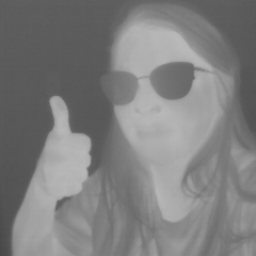
#> input picture fusion/images/17_0.png, 256 x 256 px
$ jupyter execute fusion_test.ipynb
#> lines starting #> are read from the running program, lines starting #| are printed output that depends on the picture
[cell 1]
import os
import cv2
import numpy as np
import matplotlib.pyplot as plt
from matplotlib import gridspec
from IPython.display import Image

[cell 2]
class exposureFusion:
    def __init__(self, weightParam, nlev):

        # read images and save them as a stack
#> called with weightParam = array of shape (3,), nlev = 8
        path = os.getcwd() + "/images/"

        filenames = ["17_0.png","17_1.png","17_2.png"]
        self.images = []

        for filename in filenames:
            im = cv2.imread(path+filename).astype(np.float32)/255.0
#> im: shape (256, 256, 3) float32; min 0.282, max 0.725, mean 0.496
            self.images.append(im)

        self.N = len(self.images) # the number of images
#> self.N = 3
        self.width  = len(self.images[0])
#> self.width = 256
        self.height = len(self.images[0][0])
#> self.height = 256
        self.weightParam = weightParam
        self.nlev = nlev # number of levels in image pyramids


    def showOriginalImages(self,figureSize):
        w_grid = self.width*(self.N+1)
        fig = plt.figure(constrained_layout=False,figsize=figureSize)
        gs = gridspec.GridSpec(self.height,w_grid,figure=fig)
        s1=0

        ax = fig.add_subplot(gs[:,0:self.width],aspect='equal')
        ax.imshow(cv2.cvtColor(self.images[0],cv2.COLOR_BGR2RGB))


        offset = 10
        for i in range(1,self.N):
            ax = fig.add_subplot(gs[:,self.width*i+offset*i:self.width*(i+1)+offset*i],aspect='equal')
            ax.imshow(cv2.cvtColor(self.images[i],cv2.COLOR_BGR2RGB))
            ax.set_xticks([])
            ax.set_yticks([])

            if i==self.N-3:
                ax.set_title('Original images',fontsize=20)

    def display_pyramid(self,pyrc,isColorImage):
        r = len(pyrc[0])
        c = len(pyrc[0][0])

        if isColorImage:
            Rpyr = np.ones((r,2*c,3),dtype=np.float32)
        else:
            Rpyr = np.ones((r,2*c),dtype=np.float32)

        offset = 0
        for l in range(self.nlev):
            r, c = len(pyrc[l]),len(pyrc[l][0])
            if isColorImage:
                Rpyr[0:r, offset:offset+c,:] = pyrc[l]
            else:
                Rpyr[0:r, offset:offset+c] = pyrc[l]
            offset += c

        fig = plt.figure(constrained_layout=False,figsize=(20,20))
        plt.imshow(Rpyr)


    def getContrastWeight(self): return self.contrast_para
    def getSaturationWeight(self): return self.sat_para
    def getExposurednessWeight(self): return self.wexp_para

    def ConstructWeightMap(self):
        self.contrast_para, self.sat_para, self.wexp_para = self.weightParam

        self.W = np.ones((self.N, self.width,self.height),dtype=np.float32)

        if self.contrast_para > 0:
            self.W = np.power(np.multiply(self.W, self.contrast()),self.contrast_para)

        if self.sat_para > 0:
            self.W = np.power(np.multiply(self.W, self.saturation()),self.sat_para)

        if self.wexp_para > 0:
            self.W = np.power(np.multiply(self.W, self.well_exposedness()),self.wexp_para)

        # normalize weight map, whose size will be (width,height,n_images)
        W_sum = self.W.sum(axis=0)
        self.W = np.divide(self.W, W_sum+1e-12)
        np.seterr(divide='ignore', invalid='ignore')


    def contrast(self):
        C = np.zeros((self.N, self.width,self.height),dtype=np.float32)
        kernel = np.array([[0,1,0], [1,-4,1], [0,1,0]],dtype = np.float32)
        for i in range(self.N):
            mono = cv2.cvtColor(self.images[i], cv2.COLOR_RGB2GRAY)
            C[i] = abs(cv2.filter2D(mono,-1,kernel))
        return C

    def saturation(self):
        S = np.zeros((self.N,self.width,self.height),dtype=np.float32)
        for i in range(self.N):
            # saturation is computed as the standard deviation of the color channels
            B, G, R = cv2.split(self.images[i])
            S[i]=np.std([B,G,R],axis=0)

        return S

    def well_exposedness(self):
        sig = .2;
        sig2 = sig*sig
        E = np.zeros((self.N,self.width,self.height),dtype=np.float32)
        for i in range(self.N):
            b, g, r = cv2.split(self.images[i])
            R = np.exp(-0.5*np.power(r-0.5,2)/sig2)
            G = np.exp(-0.5*np.power(g-0.5,2)/sig2)
            B = np.exp(-0.5*np.power(b-0.5,2)/sig2)
            E[i] = np.multiply(R,np.multiply(G,B))
        return E

    def gaussianPyrWeightMap(self,W_k):
        WC = W_k.copy()
        pyrW = [WC]
        for i in range(1,self.nlev):
            WC = cv2.pyrDown(cv2.GaussianBlur(WC, (3, 3), 0) )
            pyrW.append(WC)

        return pyrW

    def laplacianPyrImage(self,I):
        pyrL =[]

        J = I.copy()
        for i in range(0,self.nlev-1):

            src = cv2.GaussianBlur(J, (3, 3), 0)
            I = cv2.pyrDown(src)
            GAU  = cv2.pyrUp(I)
            temp = cv2.resize(GAU,(J.shape[:2][1],J.shape[:2][0]))
            L = cv2.subtract(J,temp)

            pyrL.append(L)
            J = I.copy()

        pyrL.append(I)
        return pyrL

    def multiresolution_blending(self):
        # this function is to get the Laplacian pyramid eq.3

        # initialize image pyramid for reconstruction
        w,h = self.width, self.height
#> w = 256; h = 256
        self.pyr = [np.zeros((w,h,3),dtype=np.float32)]
        for _ in range(self.nlev):
            w = int(np.ceil(w/2))
            h = int(np.ceil(h/2))
            self.pyr.append(np.zeros((w,h,3),dtype=np.float32))
#> this loop made 8 passes
#> (w, h) on passes 1 to 8: (128, 128), (64, 64), (32, 32), (16, 16), (8, 8), (4, 4), (2, 2), (1, 1)
#> after the loop, self.pyr = 9 items

        # construct the image pyramid
        for i in range(self.N):
            pyrW = self.gaussianPyrWeightMap(self.W[i])
            pyrI = self.laplacianPyrImage(self.images[i])

            for l in range(self.nlev):
                r,c = len(pyrW[l]), len(pyrW[l][0])
                b = np.zeros((r,c,3),dtype=np.float32)

                b[:,:,0]= pyrW[l]
                b[:,:,1]= pyrW[l]
                b[:,:,2]= pyrW[l]

                self.pyr[l] += np.multiply(b,pyrI[l])

    def process(self):
        # proceed multiresolution blending with Laplacian pyramid by eq.4
        self.ConstructWeightMap()
        self.multiresolution_blending()
        self.R = self.pyr[self.nlev-1].copy()

        for l in range(self.nlev-2,-1,-1):
            GE = cv2.pyrUp(self.R)
            temp = cv2.resize(GE,(self.pyr[l].shape[:2][1],self.pyr[l].shape[:2][0]))
            self.R = self.pyr[l] + temp

    def displayOutputImage(self,figureSize,title):
        fig = plt.figure(constrained_layout=False,figsize=figureSize)
        ax = fig.add_subplot(111)
        ax.set_title(title, fontdict={'fontsize': 20, 'fontweight': 'medium'})
        plt.imshow(cv2.cvtColor(self.R,cv2.COLOR_BGR2RGB))

[cell 3]
# only by contrast weight map
weightParam = np.array([1,0,0],dtype=np.float32)
mergeMertens_con= exposureFusion(weightParam,nlev=8)
mergeMertens_con.process()

# only by saturation weight map
weightParam = np.array([0,1,0],dtype=np.float32)
#> weightParam = [0, 1, 0]
mergeMertens_sat= exposureFusion(weightParam,nlev=8)
mergeMertens_sat.process()
#> the loop in multiresolution_blending (call 2), `for _ in range(self.nlev):` made 8 passes
#> after the loop in process (call 2), `for l in range(self.nlev-2,-1,-1):`:
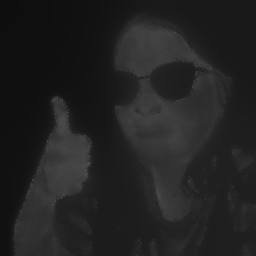
#> self.R: shape (256, 256, 3) float32; min 0.0582, max 0.303, mean 0.134

# only by exposedness weight map
weightParam = np.array([0,0,1],dtype=np.float32)
#> weightParam = [0, 0, 1]
mergeMertens_exp= exposureFusion(weightParam,nlev=8)
mergeMertens_exp.process()
#> in ConstructWeightMap (call 3), `self.contrast_para, self.sat_para, self.wexp_para = self.weightParam`: self.sat_para = 0; self.wexp_para = 1
#> in ConstructWeightMap (call 3), `W_sum = self.W.sum(axis=0)`:
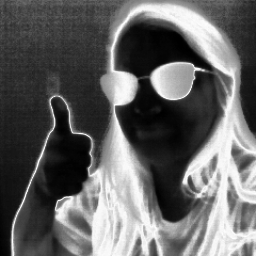
#> W_sum: shape (256, 256) float32; min 0.151, max 3, mean 1.27; drawn with min black and max white
#> the loop in multiresolution_blending (call 3), `for i in range(self.N):` made 3 passes
#> pass 1, in gaussianPyrWeightMap (call 7), `WC = W_k.copy()`:
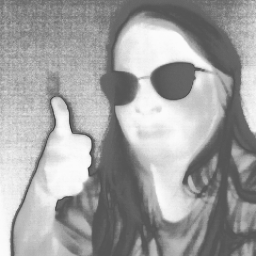
#> WC: shape (256, 256) float32; min 0.279, max 0.989, mean 0.634

# by all of three quality measures
weightParam = np.array([1,1,1],dtype=np.float32)
#> weightParam = [1, 1, 1]
mergeMertens_all= exposureFusion(weightParam,nlev=8)
mergeMertens_all.process()
#> after the loop in process (call 4), `for l in range(self.nlev-2,-1,-1):`:
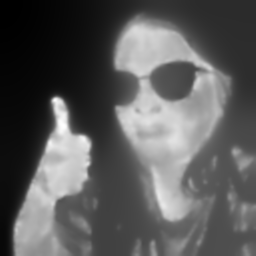
#> GE: shape (256, 256, 3) float32; min 0.0454, max 0.207, mean 0.103; drawn with min black and max white
#> after the loop in process (call 4), `for l in range(self.nlev-2,-1,-1):`:
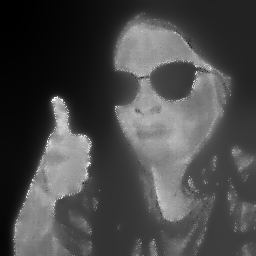
#> self.R: shape (256, 256, 3) float32; min 0.0454, max 0.251, mean 0.104; drawn with min black and max white

# all but sat
weightParam = np.array([1,0,1],dtype=np.float32)
#> weightParam = [1, 0, 1]
mergeMertens_tir = exposureFusion(weightParam,nlev=8)
mergeMertens_tir.process()
#> in ConstructWeightMap (call 5), `self.contrast_para, self.sat_para, self.wexp_para = self.weightParam`: self.sat_para = 0
#> in ConstructWeightMap (call 5), `W_sum = self.W.sum(axis=0)`:
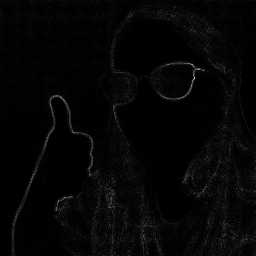
#> W_sum: shape (256, 256) float32; min 0, max 0.76, mean 0.0217
#> the loop in multiresolution_blending (call 5), `for i in range(self.N):` made 3 passes
#> pass 1, in gaussianPyrWeightMap (call 13), `WC = W_k.copy()`:
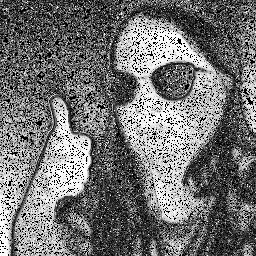
#> WC: shape (256, 256) float32; min 0, max 1, mean 0.45
#> pass 3, in gaussianPyrWeightMap (call 15), `WC = W_k.copy()`:
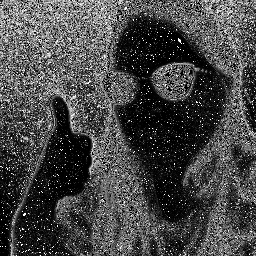
#> WC: shape (256, 256) float32; min 0, max 1, mean 0.28
#> after the loop in process (call 5), `for l in range(self.nlev-2,-1,-1):`:
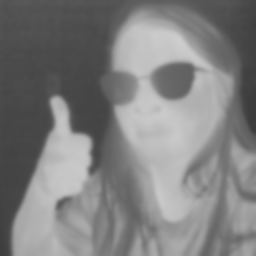
#> GE: shape (256, 256, 3) float32; min 0.233, max 0.808, mean 0.501

[cell 4]
# check the Laplacian pyramid eq.3
mergeMertens_tir.display_pyramid(mergeMertens_all.pyr,True)
#> in display_pyramid, `r = len(pyrc[0])`: r = 256
#> in display_pyramid, `Rpyr = np.ones((r,2*c,3),dtype=np.float32)`: Rpyr: shape (256, 512, 3) float32; every value is 1
#> the loop in display_pyramid, `for l in range(self.nlev):` made 8 passes
#> (r, c, offset) on passes 1 to 8: (256, 256, 256), (128, 128, 384), (64, 64, 448), (32, 32, 480), (16, 16, 496), (8, 8, 504), (4, 4, 508), (2, 2, 510)
#> after the loop in display_pyramid, `for l in range(self.nlev):`:
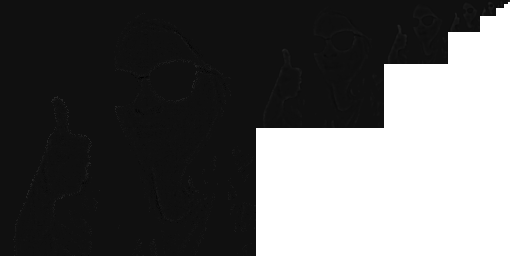
#> Rpyr: shape (256, 512, 3) float32; min -0.068, max 1, mean 0.334; drawn with min black and max white
#> after the loop in display_pyramid, `for l in range(self.nlev):`: offset = 510
#> (the call stopped at in display_pyramid, `fig = plt.figure(constrained_layout=False,figsize=(20,20))`: IPython is not available in this run)

[cell 5]
# plot results with different quality measures

# weight exponents = (contrast, saturation, well-exposedness)

#(1,0,0)
mergeMertens_con.displayOutputImage(figureSize=(7,7),title='only with Contrast')
#> (the call stopped at in displayOutputImage, `fig = plt.figure(constrained_layout=False,figsize=figureSize)`: IPython is not available in this run)

#(0,1,0)
mergeMertens_sat.displayOutputImage(figureSize=(7,7),title='only with Saturation')
#> (the call stopped at in displayOutputImage, `fig = plt.figure(constrained_layout=False,figsize=figureSize)`: IPython is not available in this run)

#(0,0,1)
mergeMertens_exp.displayOutputImage(figureSize=(7,7),title='only with exposedness')
#> (the call stopped at in displayOutputImage, `fig = plt.figure(constrained_layout=False,figsize=figureSize)`: IPython is not available in this run)

#(1,0,1) all except saturation
mergeMertens_tir.displayOutputImage(figureSize=(7,7),title='all but sat')
#> (the call stopped at in displayOutputImage, `fig = plt.figure(constrained_layout=False,figsize=figureSize)`: IPython is not available in this run)

[cell 6]
mergeMertens_tir.showOriginalImages(figureSize=(20,20))
#> in showOriginalImages, `w_grid = self.width*(self.N+1)`: w_grid = 1024
#> (the call stopped at in showOriginalImages, `fig = plt.figure(constrained_layout=False,figsize=figureSize)`: IPython is not available in this run)
#(1,1,1)
mergeMertens_tir.displayOutputImage(figureSize=(10,10),title="final result (no saturation) with all weights")
#> (the call stopped at in displayOutputImage, `fig = plt.figure(constrained_layout=False,figsize=figureSize)`: IPython is not available in this run)
